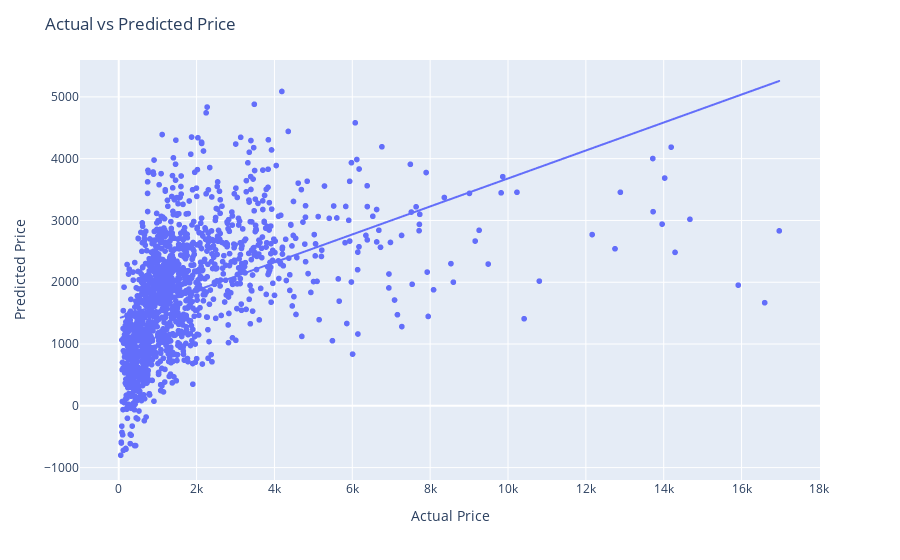

Write notebook code for a chart like this one.
### Code cell
import plotly.express as px
fig = px.scatter(x=y_test, y=y_pred, 
                 labels={'x':'Actual Price', 'y':'Predicted Price'},
                 trendline="ols"
)
fig.update_layout(title='Actual vs Predicted Price', xaxis_title="Actual Price", yaxis_title="Predicted Price")
fig.show()

### Figure 1 — Plotly figure (JSON) as saved in the notebook; plotly's stock layout.template omitted (floating-point values rounded to 4 significant figures; data arrays with more than 128 entries replaced by an {"elided": "..."} marker saying what was removed)
{"data": [{"hovertemplate": "Actual Price=%{x}<br>Predicted Price=%{y}<extra></extra>", "legendgroup": "", "marker": {"color": "#636efa", "symbol": "circle"}, "mode": "markers", "name": "", "showlegend": false, "type": "scattergl", "x": {"elided": "1485 int values"}, "xaxis": "x", "y": {"elided": "1485 float values"}, "yaxis": "y"}, {"hovertemplate": "<b>OLS trendline</b><br>y = 0.226413 * x + 1415.28<br>R<sup>2</sup>=0.215800<br><br>Actual Price=%{x}<br>Predicted Price=%{y} <b>(trend)</b><extra></extra>", "legendgroup": "", "marker": {"color": "#636efa", "symbol": "circle"}, "mode": "lines", "name": "", "showlegend": false, "type": "scattergl", "x": {"elided": "1485 int values"}, "xaxis": "x", "y": {"elided": "1485 float values"}, "yaxis": "y"}], "layout": {"legend": {"tracegroupgap": 0}, "margin": {"t": 60}, "title": {"text": "Actual vs Predicted Price"}, "xaxis": {"anchor": "y", "domain": [0, 1], "title": {"text": "Actual Price"}}, "yaxis": {"anchor": "x", "domain": [0, 1], "title": {"text": "Predicted Price"}}}}
